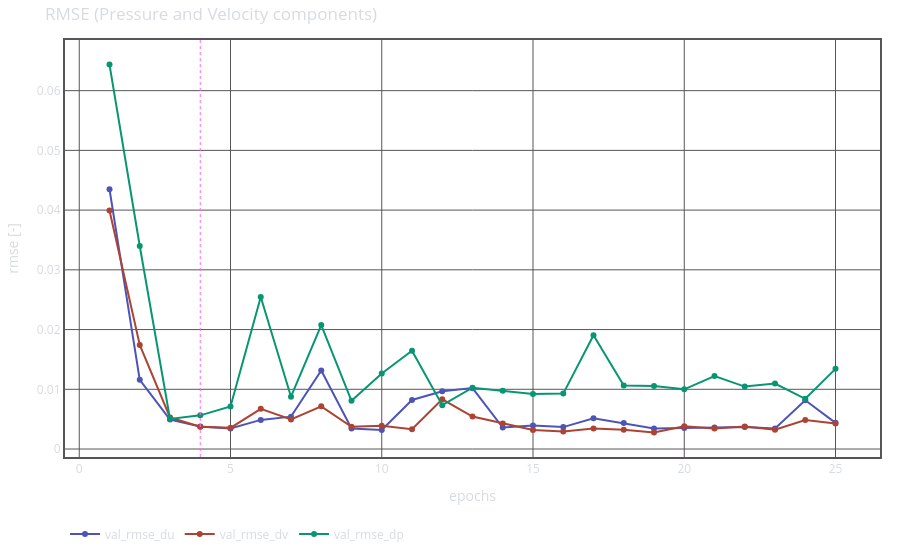

The notebook cell this image was saved under:
### Code cell
'''
Plot validation RMSE for du, dv, dp over epochs.

This shows how the model's accuracy on predicting the changes in u-velocity, 
v-velocity, and pressure evolves during training. Each line corresponds to the 
RMSE of a specific component (du, dv, dp) for the validation set. Use this to 
diagnose which output (u, v, or p) the model finds most difficult to predict—if
a particular RMSE remains high or decreases slowly, it may require model or 
data adjustment. The vertical dashed line marks the epoch with the minimum 
validation loss (best epoch).
'''
fig2 = plot_rmse(df)
fig2.show()

### Figure 1 — Plotly figure (JSON) as saved in the notebook; plotly's stock layout.template omitted (floating-point values rounded to 4 significant figures)
{"data": [{"line": {"color": "#4C55B7"}, "mode": "lines+markers", "name": "val_rmse_du", "type": "scatter", "x": [1, 2, 3, 4, 5, 6, 7, 8, 9, 10, 11, 12, 13, 14, 15, 16, 17, 18, 19, 20, 21, 22, 23, 24, 25], "y": [0.0435, 0.01158, 0.004939, 0.003782, 0.003456, 0.004875, 0.005419, 0.01314, 0.003445, 0.003181, 0.008222, 0.009667, 0.0102, 0.003605, 0.00393, 0.003671, 0.005162, 0.004342, 0.00342, 0.003521, 0.003605, 0.003691, 0.003436, 0.00817, 0.004387]}, {"line": {"color": "#AD4332"}, "mode": "lines+markers", "name": "val_rmse_dv", "type": "scatter", "x": [1, 2, 3, 4, 5, 6, 7, 8, 9, 10, 11, 12, 13, 14, 15, 16, 17, 18, 19, 20, 21, 22, 23, 24, 25], "y": [0.03994, 0.01743, 0.00528, 0.003734, 0.003543, 0.006738, 0.004958, 0.007143, 0.003727, 0.003905, 0.003327, 0.008324, 0.005432, 0.004268, 0.003195, 0.002932, 0.003417, 0.003225, 0.002784, 0.003827, 0.003429, 0.003753, 0.003232, 0.004868, 0.004259]}, {"line": {"color": "#079671"}, "mode": "lines+markers", "name": "val_rmse_dp", "type": "scatter", "x": [1, 2, 3, 4, 5, 6, 7, 8, 9, 10, 11, 12, 13, 14, 15, 16, 17, 18, 19, 20, 21, 22, 23, 24, 25], "y": [0.06436, 0.03399, 0.00505, 0.005639, 0.007135, 0.02545, 0.00876, 0.02076, 0.008075, 0.01266, 0.01646, 0.00735, 0.01026, 0.009746, 0.009224, 0.009279, 0.01905, 0.01062, 0.01054, 0.009997, 0.01223, 0.01046, 0.01096, 0.008412, 0.01343]}], "layout": {"font": {"color": "#D7DBDF"}, "legend": {"bgcolor": "RGBA(0,0,0,0)", "orientation": "h", "x": 0, "y": -0.15, "yanchor": "top"}, "margin": {"b": 20, "l": 20, "r": 20, "t": 40}, "paper_bgcolor": "RGBA(0,0,0,0)", "plot_bgcolor": "RGBA(0,0,0,0)", "shapes": [{"line": {"color": "HSL(300,90,70)", "dash": "dot", "width": 1}, "name": "best_epoch (val_loss)", "type": "line", "x0": 4, "x1": 4, "xref": "x", "y0": 0, "y1": 1, "yref": "y domain"}], "title": {"text": "RMSE (Pressure and Velocity components)"}, "xaxis": {"gridcolor": "HSL(300,2,34)", "gridwidth": 1, "linecolor": "HSL(300,2,34)", "linewidth": 2, "mirror": true, "showline": true, "title": {"text": "epochs"}, "zeroline": true, "zerolinecolor": "HSL(300,2,34)", "zerolinewidth": 1}, "yaxis": {"gridcolor": "HSL(300,2,34)", "gridwidth": 1, "linecolor": "HSL(300,2,34)", "linewidth": 2, "mirror": true, "showline": true, "title": {"text": "rmse [-]"}, "zeroline": true, "zerolinecolor": "HSL(300,2,34)", "zerolinewidth": 1}}}
